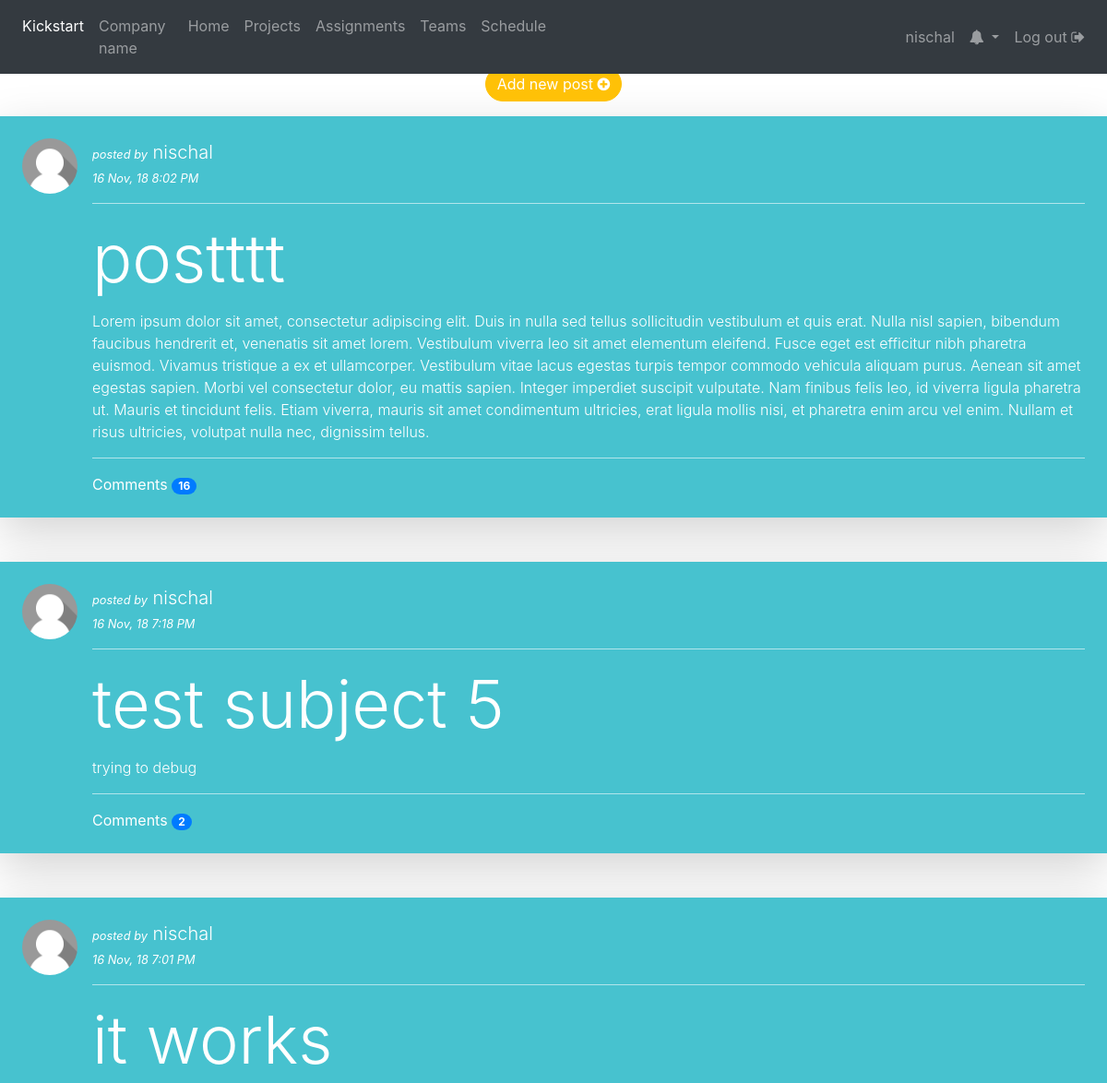
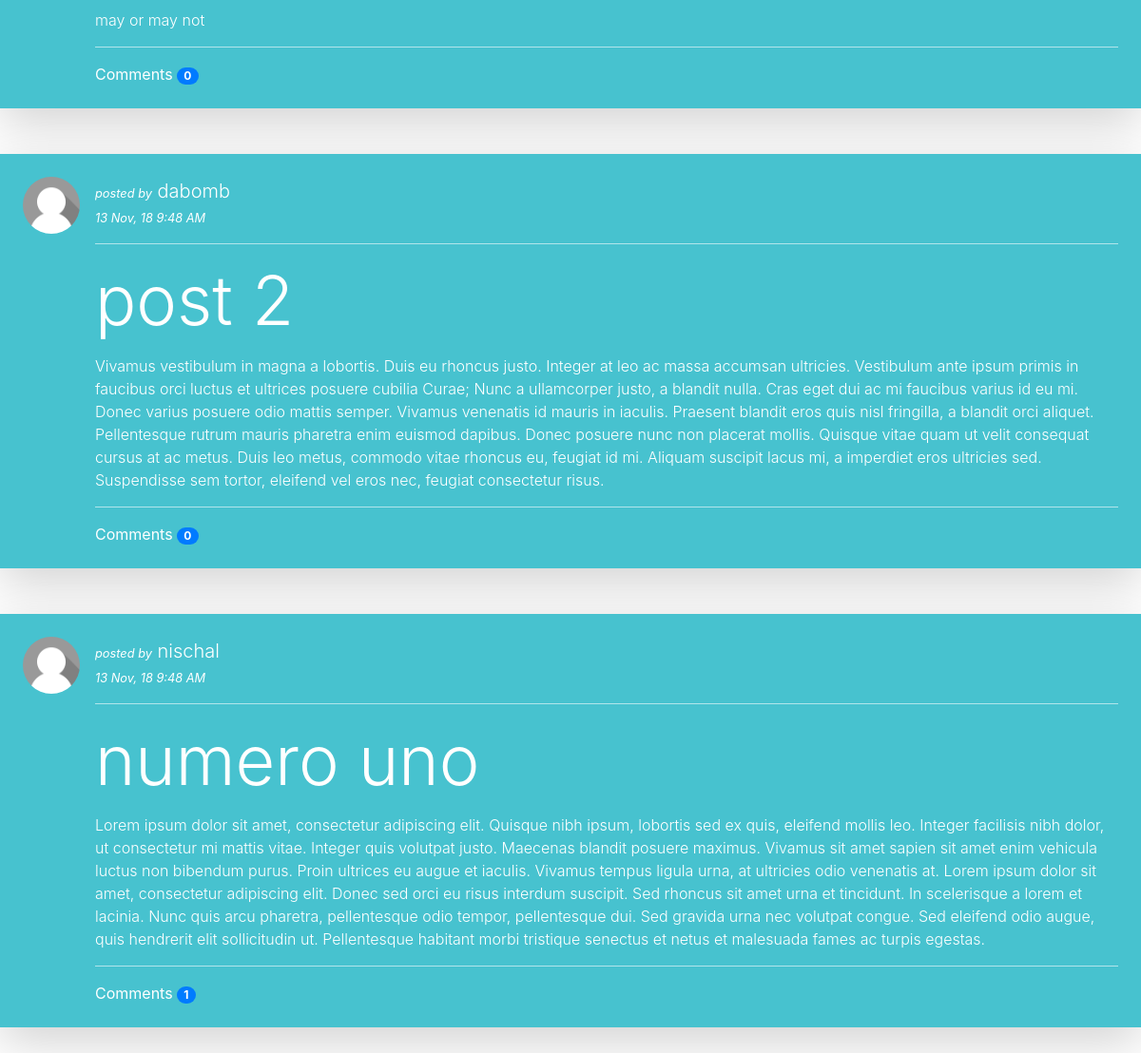
Page /blog/ (signed in) on the committed database (2 pictures, top to bottom).
### blog/models.py (models this page shows, shortened)
class post(models.Model):
    title = models.CharField(max_length=200)
    content = models.TextField()
    timestamp = models.DateTimeField(auto_now_add=True)
    author = models.ForeignKey(User, on_delete=models.SET_NULL, null=True)

### blog/views.py (the view)
# urls.py: path('', views.index, name='index'),
def index(request):
    pindex = post.objects.order_by('-timestamp')
    posts_dict_index = {'posts': pindex}
    return render(request, 'blog/index.html', posts_dict_index)

### templates/blog/index.html
{% extends 'blog/base.html' %}
{% load staticfiles %}
{% block body %}
    <br><br><br>
    <p class="text-center">
        <a href="{% url 'newpost' %}" class="btn btn-warning" role="button" style="border-radius: 20px;color: white;">Add
            new post <span class="fa fa-plus-circle"></span></a>
    </p>
    {% if posts %}
        {% for post in posts %}
            <div class="shadow-lg p-4 mb-4" style="background-color: #47c2cf;color: white">
                <div class="media">
                    <img src="{% static 'images/default.png' %}" class="align-self-start mr-3 rounded-circle"
                         style="width:60px">
                    <div class="media-body">
                        <p><span class="font-italic"><small> posted by</small></span><span
                                class="lead"> {{ post.author }} </span><br><span class="font-italic"><small>{{ post.timestamp|date:"d M, y  g:i A" }}</small></span>
                        </p>
                        <hr style="border-color: #ffffff94">
                        <h1 class="display-3"><a href="{% url 'details' pk=post.pk %}">{{ post.title }}</a></h1>
                        <p class="font-weight-light" style="padding-top: 5px;">{{ post.content }}</p>
                        <hr style="border-color: #ffffff94">
                        <a href="{% url 'details' pk=post.pk %}">Comments <span class="badge badge-pill badge-primary">{{ post.comment_set.count }}</span></a>
                    </div>
                </div>
            </div>
            <br>
        {% endfor %}
    {% endif %}
{% endblock %}

### templates/blog/base.html (shortened to what this page needs)
<!DOCTYPE html>
{% load staticfiles %}
<html lang="en">
<head>
    <link rel="stylesheet" href="https://maxcdn.bootstrapcdn.com/bootstrap/4.1.3/css/bootstrap.min.css">
    <link rel="stylesheet" href="https://cdnjs.cloudflare.com/ajax/libs/font-awesome/4.7.0/css/font-awesome.min.css">
</head>
<body>
<nav class="navbar navbar-expand-md navbar-dark bg-dark fixed-top">
    <div class="navbar-collapse collapse w-100 order-1 order-md-0 dual-collapse2">
        <ul class="navbar-nav mr-auto">
            <div class="navbar-header">
                <li class="nav-item active">
                    <a class="nav-link" href="#">Kickstart</a>
                </li>
            </div>
            <li class="nav-item">
                <a class="nav-link">Company name</a>
            </li>
            <li class="nav-item">
                <a class="nav-link" href="#">Home</a>
            </li>
            <li class="nav-item">
                <a class="nav-link" href="#">Projects</a>
            </li>
            <li class="nav-item">
                <a class="nav-link" href="#">Assignments</a>
            </li>
            <li class="nav-item">
                <a class="nav-link" href="#">Teams</a>
            </li>
            <li class="nav-item">
                <a class="nav-link" href="#">Schedule</a>
            </li>
        </ul>
    </div>
    <div class="navbar-collapse collapse w-100 order-3 dual-collapse2">
        <ul class="navbar-nav ml-auto">
            <li class="nav-item">
                <a class="nav-link" href="#">{{ user.username }}</a>
            </li>
            <li class="nav-item dropdown">
                <a class="nav-link dropdown-toggle" href="#" id="navbardrop" data-toggle="dropdown">
                    <span class="fa fa-bell"></span>
                </a>
            </li>
            <li class="nav-item">
                <a class="nav-link" href="#">Log out <span class="fa fa-sign-out"
                                                           style="font-size: 16px;"></span></a>
            </li>
        </ul>
    </div>
</nav>
{% block body %}
{% endblock body %}
</body>
</html>

### templates/blog/base.html (style rules this page uses)
a, a:hover { color: white; text-decoration: none; }

### rows in the picture
post: author "nischal", timestamp "16 Nov, 18 8:02 PM", title "postttt", content "Lorem ipsum dolor sit amet, consectetur adipiscing elit. Duis in nulla sed tellus sollicitudin vestibulum et quis erat. Nulla nisl sapien, bibendum faucibus hendrerit et, venenatis sit amet lorem. Vestibulum viverra leo sit amet elementum eleifend. Fusce eget est efficitur nibh pharetra euismod. Vivamus tristique a ex et ullamcorper. Vestibulum vitae lacus egestas turpis tempor commodo vehicula aliquam purus. Aenean sit amet egestas sapien. Morbi vel consectetur dolor, eu mattis sapien. Integer imperdiet suscipit vulputate. Nam finibus felis leo, id viverra ligula pharetra ut. Mauris et tincidunt felis. Etiam viverra, mauris sit amet condimentum ultricies, erat ligula mollis nisi, et…", comment_set.count "16"
post: author "nischal", timestamp "16 Nov, 18 7:18 PM", title "test subject 5", content "trying to debug", comment_set.count "2"
post: author "nischal", timestamp "16 Nov, 18 7:01 PM", title "it works", content "may or may not", comment_set.count "0"
post: author "dabomb", timestamp "13 Nov, 18 9:48 AM", title "post 2", content "Vivamus vestibulum in magna a lobortis. Duis eu rhoncus justo. Integer at leo ac massa accumsan ultricies. Vestibulum ante ipsum primis in faucibus orci luctus et ultrices posuere cubilia Curae; Nunc a ullamcorper justo, a blandit nulla. Cras eget dui ac mi faucibus varius id eu mi. Donec varius posuere odio mattis semper. Vivamus venenatis id mauris in iaculis. Praesent blandit eros quis nisl fringilla, a blandit orci aliquet. Pellentesque rutrum mauris pharetra enim euismod dapibus. Donec posuere nunc non placerat mollis. Quisque vitae quam ut velit consequat cursus at ac metus. Duis leo metus, commodo vitae rhoncus eu, feugiat id mi. Aliquam suscipit lacus mi, a imperdiet eros ultricies…", comment_set.count "0"
post: author "nischal", timestamp "13 Nov, 18 9:48 AM", title "numero uno", content "Lorem ipsum dolor sit amet, consectetur adipiscing elit. Quisque nibh ipsum, lobortis sed ex quis, eleifend mollis leo. Integer facilisis nibh dolor, ut consectetur mi mattis vitae. Integer quis volutpat justo. Maecenas blandit posuere maximus. Vivamus sit amet sapien sit amet enim vehicula luctus non bibendum purus. Proin ultrices eu augue et iaculis. Vivamus tempus ligula urna, at ultricies odio venenatis at. Lorem ipsum dolor sit amet, consectetur adipiscing elit. Donec sed orci eu risus interdum suscipit. Sed rhoncus sit amet urna et tincidunt. In scelerisque a lorem et lacinia. Nunc quis arcu pharetra, pellentesque odio tempor, pellentesque dui. Sed gravida urna nec volutpat congue.…", comment_set.count "1"

### other values in the picture
{{ user.username }} "nischal"
